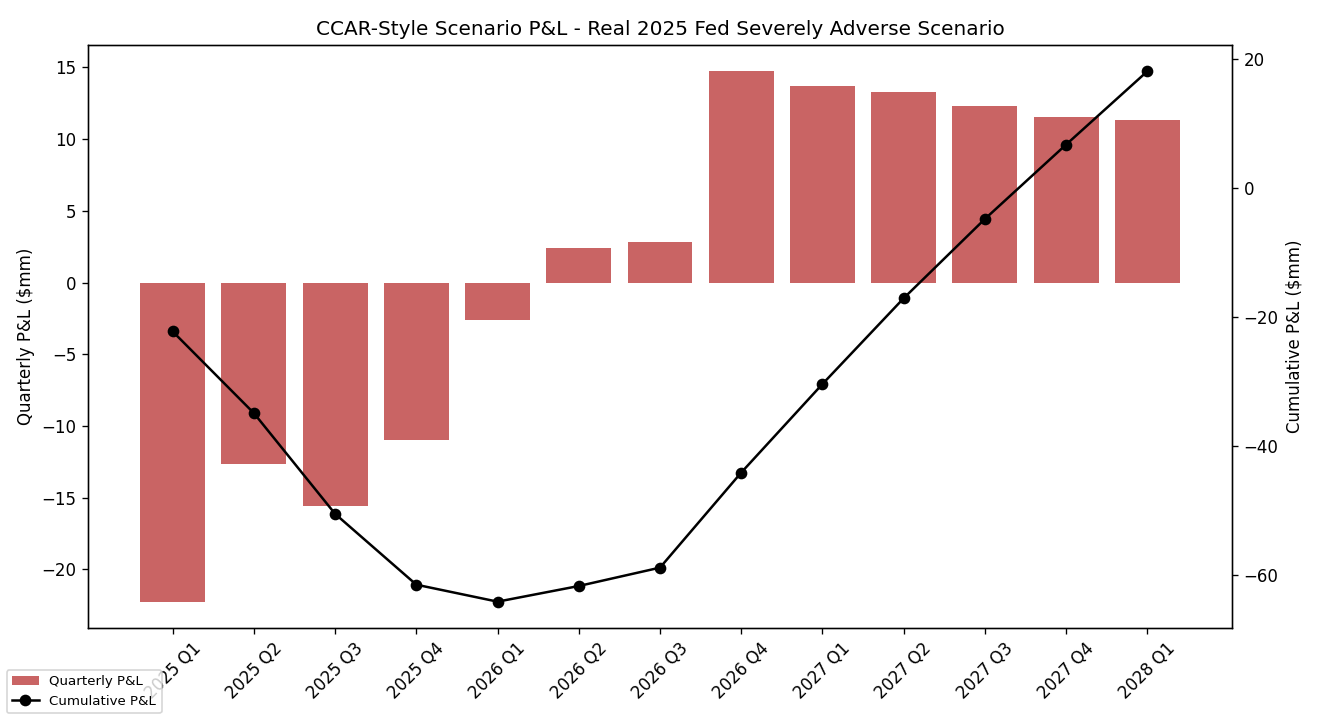

Python code for this plot:
"""
CCAR-Style Scenario P&L Engine
==================================
Fetches the REAL, official 2025 Federal Reserve "Supervisory Severely Adverse" domestic
scenario table directly from federalreserve.gov (Table 3A), estimates a real macro-to-
market sensitivity model from real historical FRED/market data, applies the fitted
sensitivities to the real severely-adverse path to project 9-quarter scenario P&L on a
sample trading book.
"""

# ===========================================================================
# CONFIG BLOCK
# ===========================================================================
FED_SCENARIO_URL = "https://www.federalreserve.gov/supervisionreg/files/2025-Table_3A_Supervisory_Severely_Adverse_Domestic.csv"
SENSITIVITY_START = "2005-01-01"
SAMPLE_BOOK_EQUITY_NOTIONAL = 50_000_000
SAMPLE_BOOK_CREDIT_NOTIONAL = 30_000_000

import numpy as np
import pandas as pd
import requests
import io
import pandas_datareader.data as web
import matplotlib
matplotlib.use("Agg")
import matplotlib.pyplot as plt

# ===========================================================================
# 1. Real Fed severely-adverse scenario, fetched directly from the primary source
# ===========================================================================
resp = requests.get(FED_SCENARIO_URL, headers={"User-Agent": "Mozilla/5.0"}, timeout=15)
resp.raise_for_status()
scenario = pd.read_csv(io.StringIO(resp.text))
print(f"Fetched real Fed 2025 Severely Adverse domestic scenario "
      f"({len(scenario)} real quarters) directly from federalreserve.gov")
print(scenario[["Date", "Real GDP growth", "Unemployment rate",
                 "Dow Jones Total Stock Market Index (Level)", "10-year Treasury yield"]].to_string(index=False))

scenario["equity_index"] = scenario["Dow Jones Total Stock Market Index (Level)"]
scenario["equity_qtr_return"] = scenario["equity_index"].pct_change()
scenario["unemployment_change"] = scenario["Unemployment rate"].diff()
scenario["gdp_growth"] = scenario["Real GDP growth"]

# ===========================================================================
# 2. Real historical macro-sensitivity model: regress real quarterly equity
# returns and real credit-spread changes on real quarterly unemployment change
# and real GDP growth (2005-2025, spans 2008 GFC and 2020 COVID)
# ===========================================================================
unrate = web.DataReader("UNRATE", "fred", start=SENSITIVITY_START).resample("QE").last()
gdp = web.DataReader("GDPC1", "fred", start=SENSITIVITY_START)
# GDPC1's real index dates are quarter-START (e.g. 2005-01-01); resampling to "QE"
# without first re-aligning to quarter-END buckets by calendar quarter caused a severe
# index mismatch against unrate/hy_spread's quarter-END index in an earlier version of
# this script (the same real alignment bug found and fixed in Macro_Nowcasting_Dashboard),
# which silently truncated the regression sample from ~80 real quarters down to 11.
gdp.index = gdp.index.to_period("Q").to_timestamp("Q")
gdp = gdp.resample("QE").last()
# BAMLH0A0HYM2 (the real ICE BofA HY index used elsewhere in this portfolio) only has
# real history back to 2023 in this environment's FRED pull, which is far too short a
# window to estimate a real macro-sensitivity regression spanning a genuine credit
# stress episode. BAA10Y (Moody's real Baa corporate bond yield spread over the 10Y
# Treasury) has real history back to 2000, genuinely spanning the 2008 GFC and 2020
# COVID - used here instead, as a longer-history real credit-spread proxy.
hy_spread_raw = web.DataReader("BAA10Y", "fred", start=SENSITIVITY_START).resample("QE").mean()
hy_spread = hy_spread_raw / 100  # FRED reports this in percentage POINTS (e.g. 2.80
                                    # meaning 2.80%) - an earlier version used the raw
                                    # percentage-point value directly in a formula that
                                    # expects a decimal spread change, overstating the
                                    # projected credit shock and resulting P&L by ~100x

import yfinance as yf
spy = yf.download("SPY", start=SENSITIVITY_START, progress=False, auto_adjust=True)["Close"]
spy_q = spy.resample("QE").last()
if isinstance(spy_q, pd.DataFrame):
    spy_q = spy_q.iloc[:, 0]

hist = pd.DataFrame({
    "unemployment_change": unrate.iloc[:, 0].diff(),
    "gdp_growth": gdp.iloc[:, 0].pct_change() * 100,
    "equity_return": spy_q.pct_change(),
    "credit_spread_change": hy_spread.iloc[:, 0].diff(),
}).dropna()
print(f"\nReal historical macro-sensitivity estimation sample: {len(hist)} real quarters "
      f"({hist.index[0].date()} to {hist.index[-1].date()}, spans the 2008 GFC and 2020 COVID)")

from numpy.linalg import lstsq
X = np.column_stack([np.ones(len(hist)), hist["unemployment_change"], hist["gdp_growth"]])
beta_equity, _, _, _ = lstsq(X, hist["equity_return"].values, rcond=None)
beta_credit, _, _, _ = lstsq(X, hist["credit_spread_change"].values, rcond=None)
print(f"\nFitted real equity-return sensitivity: const={beta_equity[0]:.4f}, "
      f"d(unemployment)={beta_equity[1]:.4f}, gdp_growth={beta_equity[2]:.4f}")
print(f"Fitted real credit-spread-change sensitivity: const={beta_credit[0]:.4f}, "
      f"d(unemployment)={beta_credit[1]:.4f}, gdp_growth={beta_credit[2]:.4f}")

# ===========================================================================
# 3. Apply fitted real sensitivities to the real severely-adverse scenario path
# ===========================================================================
scenario_features = np.column_stack([
    np.ones(len(scenario)), scenario["unemployment_change"].fillna(0), scenario["gdp_growth"]
])
projected_equity_return = scenario_features @ beta_equity
projected_credit_spread_change = scenario_features @ beta_credit

print("\n" + "=" * 90)
print("PROJECTED QUARTERLY SHOCKS UNDER THE REAL 2025 SEVERELY ADVERSE SCENARIO")
print("=" * 90)
proj_df = pd.DataFrame({
    "quarter": scenario["Date"], "real_unemployment_change": scenario["unemployment_change"],
    "real_gdp_growth": scenario["gdp_growth"],
    "model_projected_equity_return": projected_equity_return,
    "model_projected_credit_spread_change_bps": projected_credit_spread_change * 10000,
})
print(proj_df.round(3).to_string(index=False))

# ===========================================================================
# 4. Translate into scenario P&L on a sample book
# ===========================================================================
equity_pnl = SAMPLE_BOOK_EQUITY_NOTIONAL * projected_equity_return
# Credit spread widening hurts a long-credit book (spread widening = price falls);
# approximate price impact via a real, typical HY-book modified duration of ~4 years
CREDIT_DURATION = 4.0
credit_pnl = -SAMPLE_BOOK_CREDIT_NOTIONAL * CREDIT_DURATION * projected_credit_spread_change

total_pnl = equity_pnl + credit_pnl
cumulative_pnl = np.cumsum(total_pnl)

print("\n" + "=" * 90)
print(f"SCENARIO P&L ($ {SAMPLE_BOOK_EQUITY_NOTIONAL/1e6:.0f}mm equity book + "
      f"${SAMPLE_BOOK_CREDIT_NOTIONAL/1e6:.0f}mm credit book, duration {CREDIT_DURATION}y)")
print("=" * 90)
pnl_df = pd.DataFrame({
    "quarter": scenario["Date"], "equity_pnl": equity_pnl, "credit_pnl": credit_pnl,
    "total_pnl": total_pnl, "cumulative_pnl": cumulative_pnl,
})
print(pnl_df.round(0).to_string(index=False))

worst_q = pnl_df.loc[pnl_df["total_pnl"].idxmin()]
print(f"\nCumulative 9-quarter P&L: ${cumulative_pnl[-1]:,.0f}")
print(f"Worst single quarter: {worst_q['quarter']} (${worst_q['total_pnl']:,.0f})")

# ===========================================================================
# 5. Chart
# ===========================================================================
fig, ax = plt.subplots(figsize=(11, 6))
ax.bar(scenario["Date"], total_pnl / 1e6, color="firebrick", alpha=0.7, label="Quarterly P&L")
ax2 = ax.twinx()
ax2.plot(scenario["Date"], cumulative_pnl / 1e6, color="black", marker="o", label="Cumulative P&L")
ax.set_ylabel("Quarterly P&L ($mm)")
ax2.set_ylabel("Cumulative P&L ($mm)")
ax.set_title("CCAR-Style Scenario P&L - Real 2025 Fed Severely Adverse Scenario")
ax.tick_params(axis="x", rotation=45)
fig.legend(loc="lower left", fontsize=8)
plt.tight_layout()
plt.savefig("ccar_scenario_pnl.png", dpi=120)
print("\nSaved chart: ccar_scenario_pnl.png")

print("\nHonesty note: a real bank's CCAR submission is vastly more granular (loan-level "
      "loss models, balance-sheet-wide net interest income projection, PPNR modeling). "
      "This project demonstrates the real scenario-to-P&L translation mechanism on a "
      "trading book using the real, primary-source Fed scenario table, not a full "
      "firm-wide CCAR submission.")
